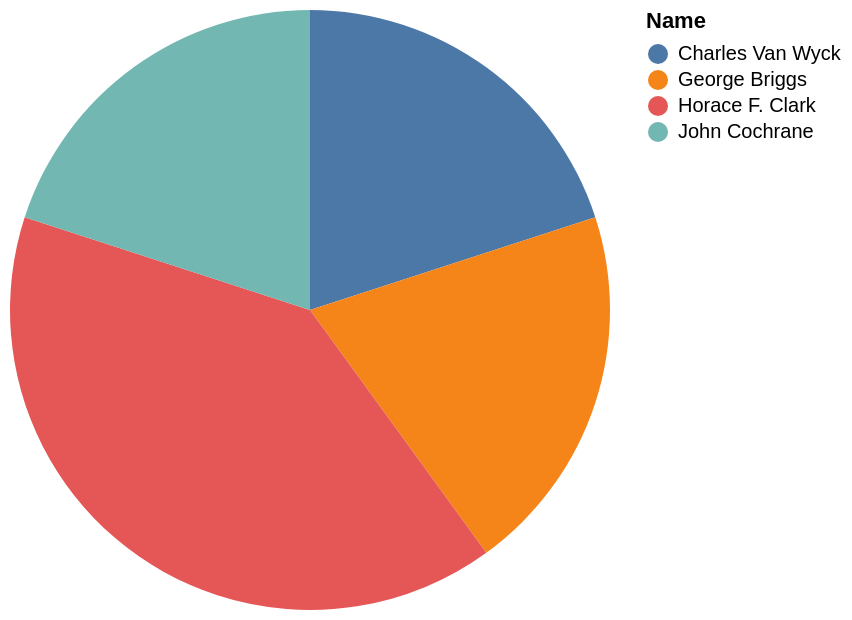

The specification (Vega-Lite) saved for this image:
### Vega-Lite specification from a JSON file in a GitHub repository (floating-point values rounded to 4 significant figures)
{"data": {"values": [{"x_data": "Charles Van Wyck", "y_data": 1}, {"x_data": "George Briggs", "y_data": 1}, {"x_data": "Horace F. Clark", "y_data": 2}, {"x_data": "John Cochrane", "y_data": 1}]}, "mark": "arc", "encoding": {"theta": {"field": "y_data", "type": "quantitative", "title": "COUNT(Name)"}, "color": {"field": "x_data", "type": "nominal", "title": "Name"}}}
